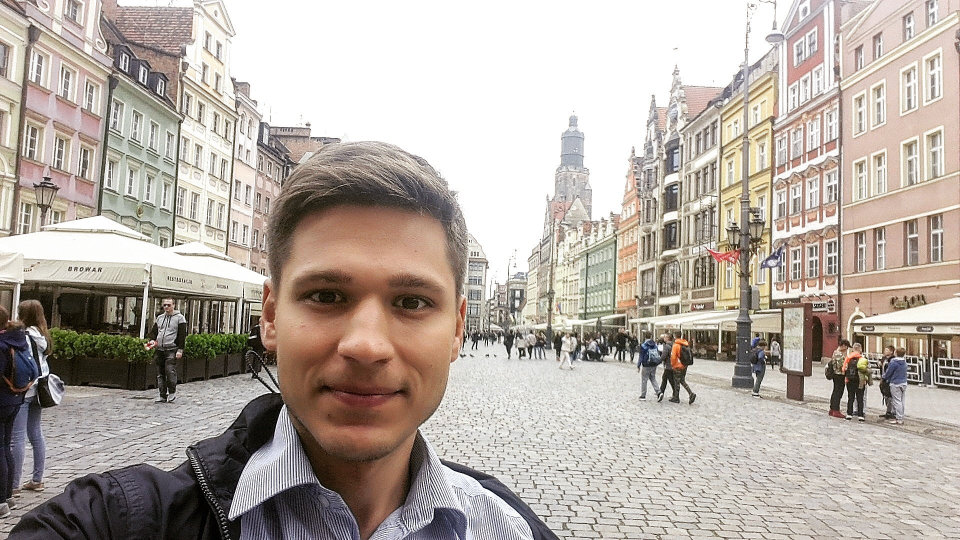
//> input picture OpenCV/c++/imread/p1.jpg, 1920 x 1080 px (shown at 1/2 size)
$ ./resize p1.jpg   (built with g++ and OpenCV 4)
//> lines starting //> are read from the running program, lines starting //| are printed output that depends on the picture
#include <opencv2/opencv.hpp>
#include <string>
#include <vector>
#include <fstream>

using std::vector;
using std::string;
using std::cout;
using std::endl;

static cv::Mat mtcnn_pre(const cv::Mat &image) {
      int target_w = 1920, target_h = 1080;
        float ratio = 1.0 * image.rows / image.cols;
          float ratio_standard = 1.0 * target_h / target_w;
            int pad_rows, pad_cols;
              int pad_bottom, pad_top, pad_right, pad_left;

              if (ratio > ratio_standard) {
                      pad_rows = image.rows;
                          pad_cols = pad_rows / ratio_standard;
                              pad_bottom = 0;
                                  pad_right = pad_cols - image.cols;

              } else {
                      pad_cols = image.cols;
                          pad_rows = pad_cols * ratio_standard;
                              pad_bottom = pad_rows - image.rows;
                                  pad_right = 0;

              }
                pad_top = 0;
                  pad_left = 0;
                    cv::Mat frame, resized;
                      cv::copyMakeBorder(image, resized,
                                                   pad_top, pad_bottom, pad_left, pad_right,
                                                                        cv::BORDER_CONSTANT, cv::Scalar(0));
                        cv::resize(resized, resized, cv::Size(target_w, target_h),
                                             0, 0, cv::INTER_AREA);

                          resized.convertTo(frame, CV_32FC3);
                            cv::cvtColor(frame, frame, cv::COLOR_BGR2RGB);
                              frame = frame.t();
                                return frame;

}

cv::Mat resize_image(cv::Mat &image) {
      cv::Mat resized;
        cv::resize(image, resized, cv::Size(640, 480),
                             0, 0, cv::INTER_AREA);
          return resized;

}

cv::Mat crop_image(cv::Mat &image) {
      cv::Mat result = image(cv::Range(0, 1080), cv::Range(0, 1920));
        return result;

}

#define ALIGN2(x) ((x + 0x1) & (~0x1))
cv::Mat concat_image(vector<cv::Mat *> &src, int cols, int rows) {
      int size = src.size();
        int img_per_row = ALIGN2(size) / 2;
          int img_per_col = 2;
            int height = rows * img_per_row;
              int width = cols * img_per_col;
                cout << "size: " << height << " " << width << endl;
                  cv::Mat image(height, width, CV_8UC3, cv::Scalar(255, 255, 255));
                  for(int i = 0; i < size; i++) {
                          cv::Mat img = image(cv::Rect((i % 2) * cols, (i / 2) * rows, cols, rows));
                              src[i]->copyTo(img);

                  }
                    return image;

}

int main(int argc, char **argv)
{
    if (argc < 2) {
            cout << "Usage: " << argv[0] << " pic_file" << endl;
                return -1;

    }
      cv::Mat image = cv::imread(argv[1]);
//> image is the input picture: 1080 rows x 1920 cols, CV_8UC3; mean B, G, R 164.3, 172.1, 181.5
        cv::Mat result = resize_image(image);
//> in resize_image, `cv::resize(image, resized, cv::Size(640, 480), 0, 0, cv::INTER_AREA);`:
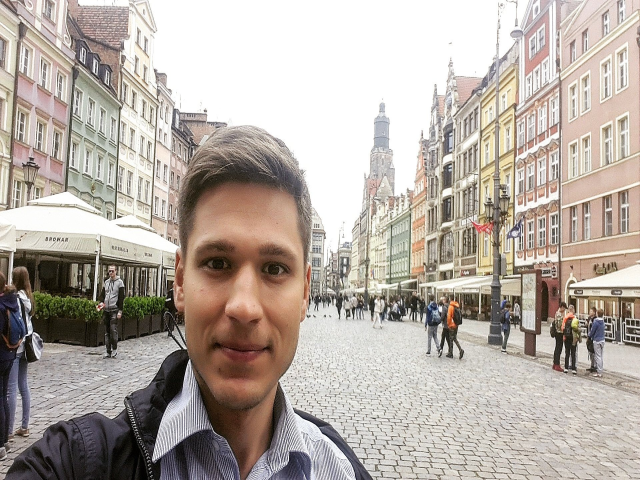
//> resized: 480 rows x 640 cols, CV_8UC3; mean B, G, R 164.3, 172.1, 181.5
          cv::imwrite("640.jpg", result);
            //result = crop_image(image);
            // cv::imwrite("crop.jpg", result);
                result = mtcnn_pre(image);
//> in mtcnn_pre, `frame = frame.t();`:
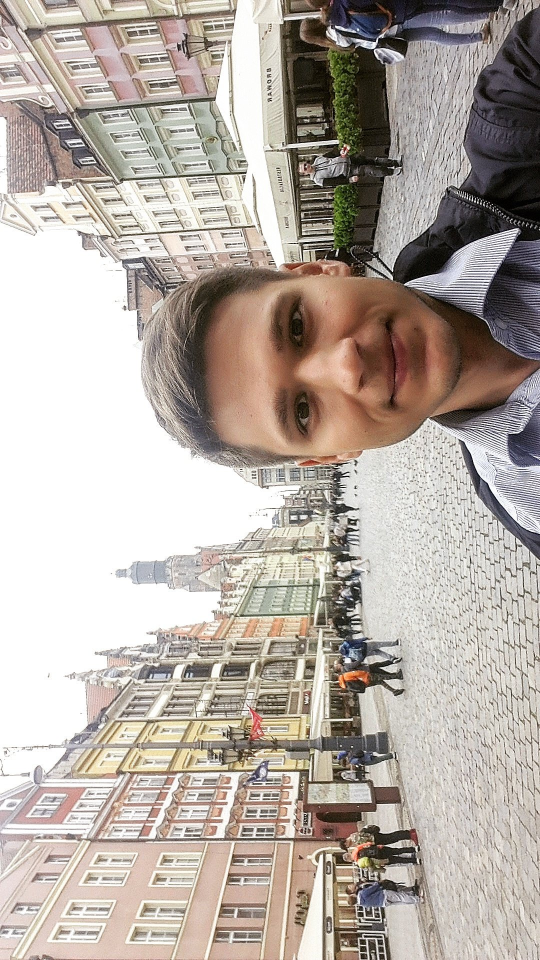
//> frame: 1920 rows x 1080 cols, CV_32FC3 (shown at 1/2 size); mean R, G, B 181.8, 172.3, 164.5
                  cv::imwrite("out.jpg", result);
                    vector<cv::Mat *> src;
                      src.push_back(&image);
//> src = 1 item
                        src.push_back(&image);
//> src = 2 items
                          src.push_back(&image);
//> src = 3 items
                            src.push_back(&image);
//> src = 4 items
                              src.push_back(&image);
//> src = 5 items
                                src.push_back(&image);
//> src = 6 items
                                  result = concat_image(src, image.cols, image.rows);
//> in concat_image, `int size = src.size();`: size = 6
//> in concat_image, `int img_per_row = ALIGN2(size) / 2;`: img_per_row = 3
//> in concat_image, `int height = rows * img_per_row;`: height = 3240
//| size: 3240 3840
//> in concat_image, `cv::Mat image(height, width, CV_8UC3, cv::Scalar(255, 255, 255));`: image: 3240 rows x 3840 cols, CV_8UC3; every value is 255
//> the loop in concat_image, `for(int i = 0; i < size; i++)` made 6 passes
//> after the loop in concat_image, `for(int i = 0; i < size; i++)`:
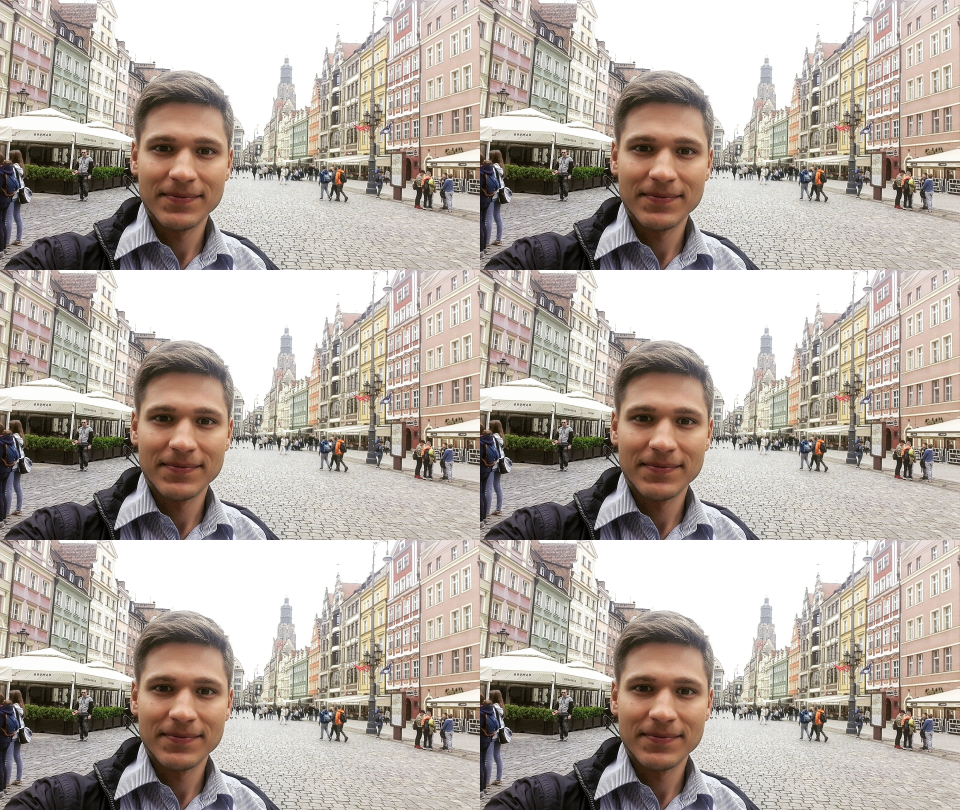
//> image: 3240 rows x 3840 cols, CV_8UC3 (shown at 1/4 size); mean B, G, R 164.3, 172.1, 181.5
                                    cv::imwrite("concat.jpg", result);
                                      return 0;

}
